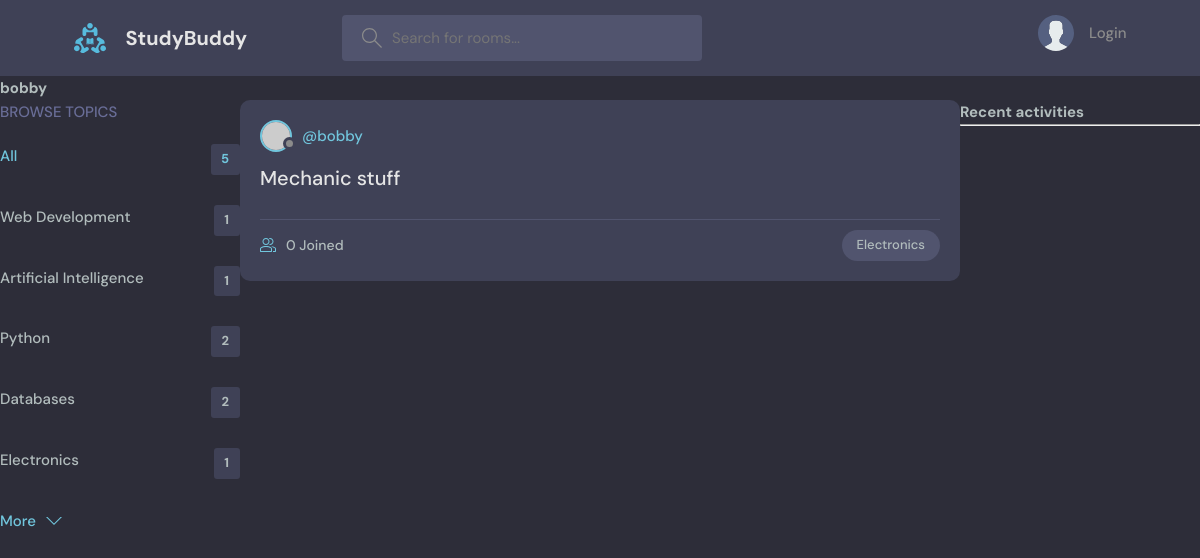
The page /profile/3 on the database its author committed.
### base/models.py (models this page shows, shortened)
class Topic(models.Model):
    name = models.CharField(max_length=200)

class Room(models.Model):
    host = models.ForeignKey(User, on_delete=models.SET_NULL, null=True)
    topic = models.ForeignKey(Topic, on_delete=models.SET_NULL,null=True)
    name = models.CharField(max_length=200)
    description = models.TextField(null=True, blank=True)
    participants = models.ManyToManyField(User, related_name='participants', blank=True)
    updated = models.DateTimeField(auto_now=True)
    created = models.DateTimeField(auto_now_add=True)
    class Meta:
        ordering = ['-updated', '-created']

### base/views.py (the view)
# urls.py: path('profile/<int:id>', views.userProfile, name='userprofile'),
def userProfile(request, id):
    user = User.objects.get(id=id)
    rooms = user.room_set.all()
    room_messages = user.message_set.all()
    topics = Topic.objects.all()
    context = {'user':user, 'rooms':rooms, 'topics': topics, 'room-messages': room_messages}
    return render(request, 'base/profile.html', context)

### base/templates/base/profile.html (shortened to what this page needs)
{% extends "main.html" %}
{% block content %}
<h1>{{ user.username }}</h1>
<div class="profile-container">
    <div>
        {% include "base/topics_component.html" %}
    </div>
    <div>
        {% include "base/feed_component.html" %}
    </div>
    <div>
        {% include "base/activity_component.html" %}
    </div>
</div>
{% endblock %}

### base/templates/base/topics_component.html
<div class="topics">
    <div class="topics__header">
      <h2>Browse Topics</h2>
    </div>
    <ul class="topics__list">
      <li>
        <a href="{% url 'home' %}" class="active">All <span>{{topics.count}}</span></a>
      </li>
      {% for topic in topics %}
      <li>
        <a href="{% url 'home' %}?q={{ topic.name }}">{{topic.name}}<span>{{topic.room_set.all.count}}</span></a>
      </li>
      {% endfor %}
    <a class="btn btn--link" href="topics.html">
      More
      <svg version="1.1" xmlns="http://www.w3.org/2000/svg" width="32" height="32" viewBox="0 0 32 32">
        <title>chevron-down</title>
        <path d="M16 21l-13-13h-3l16 16 16-16h-3l-13 13z"></path>
      </svg>
    </a>
  </div>

### base/templates/base/feed_component.html (shortened to what this page needs)
{% for room in rooms %}
<div class="roomListRoom">
    <div class="roomListRoom__header">
      <a href="{% url 'userprofile' room.host.id %}" class="roomListRoom__author">
        <div class="avatar avatar--small">
          <img src="https://randomuser.me/api/portraits/women/11.jpg" />
        </div>
        <span>@{{room.host.username}}</span>
      </a>
    </div>
    <div class="roomListRoom__content">
      <a href="{% url 'room' room.id %}">{{room.name}}</a>
    </div>
    <div class="roomListRoom__meta">
      <a href="{% url 'room' room.id %}" class="roomListRoom__joined">
        {{room.participants.all.count}} Joined
      </a>
      <p class="roomListRoom__topic">{{room.topic.name}}</p>
    </div>
  </div>
{% endfor %}

### static/styles/style.css (style rules this page uses)
:root { --color-main: #71c6dd; --color-main-light: #e1f6fb; --color-dark: #3f4156; --color-dark-medium: #51546e; --color-dark-light: #696d97; --color-light: #e5e5e5; --color-gray: #8b8b8b; --color-light-gray: #b2bdbd; --color-bg: #2d2d39; --color-success: #5dd693; --color-error: #fc4b0b; }
* { font-family: "DM Sans", -apple-system, BlinkMacSystemFont, "Segoe UI", Roboto, Oxygen, Ubuntu, Cantarell, "Open Sans", "Helvetica Neue", sans-serif; margin: 0; padding: 0; box-sizing: border-box; text-rendering: optimizeLegibility; font-size: inherit; }
html { font-size: 56.25%; }
@media only screen and (min-width: 1200px) { html { font-size: 62.5%; } }
body { line-height: 1.6; font-weight: 400; font-size: 1.5rem; color: var(--color-light-gray); background-color: var(--color-bg); min-height: 100vh; }
img { width: 100%; }
a { display: inline-block; color: var(--color-main); text-decoration: none; }
.btn { background-color: transparent; border: none; display: inline-flex; align-items: center; gap: 1rem; cursor: pointer; transition: all ease-in-out 0.3s; padding: 1rem 2rem; border-radius: 5px; box-shadow: 1px 1px 3px 1px rgba(0, 0, 0, 0.15); font-weight: 500; }
.btn--link { border-radius: 0; padding: 0; color: var(--color-main); box-shadow: none; }
.btn > svg { fill: currentColor; width: 1.6rem; height: 1.6rem; }
.avatar { position: relative; display: inline-block; border-radius: 50%; border: 2px solid var(--color-main); }
.avatar img { display: block; border-radius: 50%; object-fit: cover; object-position: center; }
.avatar::after { content: ""; display: block; position: absolute; background-color: var(--color-gray); z-index: 111; border-radius: 50%; border: 0.3rem solid var(--color-dark); }
.avatar.avatar--small img { width: 2.8rem; height: 2.8rem; }
.avatar.avatar--small:after { width: 0.7rem; height: 0.7rem; bottom: 0px; right: -6px; }
.topics__header { margin-bottom: 2rem; }
.topics__header h2 { text-transform: uppercase; font-weight: 500; color: var(--color-dark-light); }
.topics__list { list-style: none; }
.topics__list li a { display: flex; justify-content: space-between; margin-bottom: 3rem; font-weight: 500; color: var(--color-light-gray); transition: all 0.3s ease-in-out; }
.topics__list li a.active, .topics__list li a:hover { color: var(--color-main); }
.topics__list li a span { padding: 0.5rem 1rem; background-color: var(--color-dark); border-radius: 3px; font-size: 1.3rem; font-weight: 700; letter-spacing: 1px; }
.roomListRoom { margin-bottom: 2.4rem; background-color: var(--color-dark); border-radius: 1rem; padding: 2rem; }
.roomListRoom__header { display: flex; justify-content: space-between; align-items: center; }
.roomListRoom__author { font-weight: 500; display: flex; align-items: center; gap: 1rem; }
.roomListRoom__content { margin: 1rem 0; }
.roomListRoom__content a { font-size: 2rem; font-weight: 500; margin-bottom: 1.5rem; color: var(--color-light); transition: all 0.3s ease-in-out; }
.roomListRoom__meta { border-top: 1px solid var(--color-dark-medium); padding-top: 1rem; display: flex; align-items: center; justify-content: space-between; }
.roomListRoom__joined { color: var(--color-light-gray); display: flex; align-items: center; gap: 1rem; font-size: 1.4rem; font-weight: 500; }
.roomListRoom__joined svg { fill: var(--color-main); width: 1.6rem; height: 1.6rem; }
.roomListRoom__topic { padding: 5px 1.5rem; background-color: var(--color-dark-medium); border-radius: 5rem; font-weight: 500; font-size: 1.3rem; }

### base/templates/base/profile.html (style rules this page uses)
.profile-container { display: grid ; grid-template-columns: 1fr 3fr 1fr; }

### rows shown on the page
Topic: name "Web Development", room_set.all.count "1"
Topic: name "Artificial Intelligence", room_set.all.count "1"
Topic: name "Python", room_set.all.count "2"
Topic: name "Databases", room_set.all.count "2"
Topic: name "Electronics", room_set.all.count "1"
Room: host.username "bobby", name "Mechanic stuff", participants.all.count "0", topic.name "Electronics"

### other values the page prints
{{ user.username }} "bobby"
{{ topics.count }} "5"
